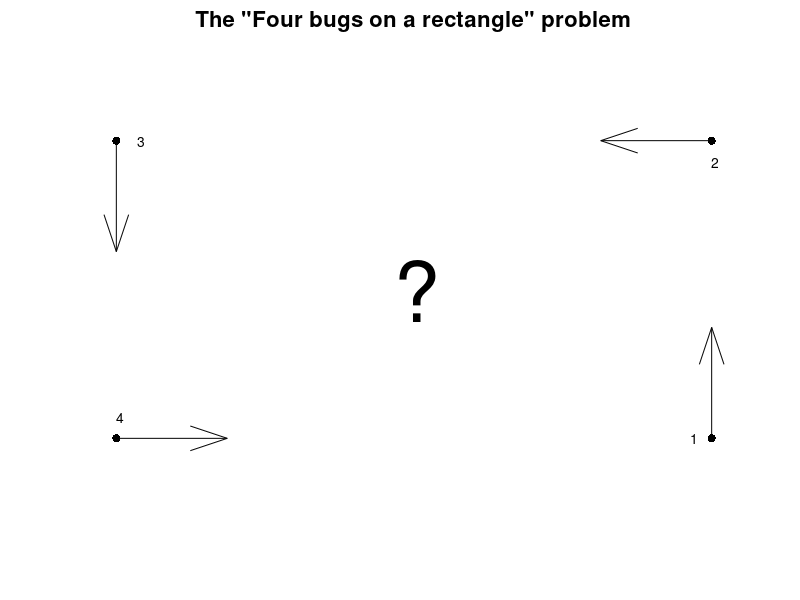

Write MATLAB code to recreate this figure. (Note: this script raises an error after producing the figure.)
%% Four bugs on a rectangle
% Hrothgar, 5th November 2013

%%
% (Chebfun example ode/FourBugs.m)
% [Tags: #nonlinearODE]

%%
% Problem: Four particles start at $t=0$ at the vertices of a
% $2\times1$ rectangle. Each one chases the particle to its
% left with speed 1. When does a collision occur?

format long, format compact
LW = 'linewidth'; FS = 'fontsize'; MS = 'markersize';

%% Introduction
% The above problem was posed by Trefethen [1] to students
% as a simple extension to a similar problem
% made famous by the great Martin Gardner in 1957, for whom the
% particles were instead bugs that begun on the corners of a square.

%%
% Here is a diagram of the rectangle version of the problem,
% which we will use Chebfun to solve. What paths
% will the bugs take, and when will they collide?
figure(1)
xx = [-1 1 1 -1];  yy = [-1 -1 1 1]/2;
uu = [1 0 -1 0];  vv = [0 1 0 -1];
quiver(xx, yy, uu, vv, 1/3, 'k-'), hold on
plot(xx, yy, 'k.', MS, 18), text(-.07,0,'?','FontSize',60)
text(.93,-.5,'1'); text(1,.43,'2'); text(-.93,.5,'3'); text(-1,-.43,'4');
axis tight, axis equal, axis off
title('The "Four bugs on a rectangle" problem', FS, 16)

%% The system of ODEs
% For notational and computational convenience, we will
% place the bugs on the corners of a $2\times1$ rectangle
% centered at the origin in the complex plane. By symmetry,
% bugs 1 and 3 will follow the same path rotated $180^{\circ}$,
% and so will 2 and 4. Thus the bugs will always form a
% parallelogram centered at the origin as they converge.

%%
% The system of ODEs that describes the motion of the bugs
% is derived as follows. We denote the position of bug $k$
% as $z_k$ and the lengths of the sides of the parallelogram
% they form as $\ell_1$ and $\ell_2$. We let $\theta$ denote the
% internal angle formed by $z_2$ and its neighbors and $\phi$
% the orientation of the system, equal to $\arg(z_2 - z_1)$.
% Now a system of ODEs governing the dance of the bugs
% may be written down [1]:
%%
% $$ \frac{\mathrm{d}z_1}{\mathrm{d}t} = \frac{z_2 - z_1}{|z_2 - z_1|}, \qquad
% \frac{\mathrm{d}z_2}{\mathrm{d}t} = \frac{- z_2 - z_1}{|z_2 + z_1|}, $$
%%
% $$ \ell_1 \mathrm{e}^{\mathrm{i}\phi} = z_2 - z_1, \qquad
% \ell_2 \mathrm{e}^{\mathrm{i}(\phi-\theta)} = z_1 + z_2. $$
%%
% However, it will be more convenient for us to work in an
% equivalent system in the variables $\ell_1, \ell_2, \phi, \theta$:
%%
% $$ \frac{\mathrm{d}\ell_1}{\mathrm{d}t} = -1 - \cos\theta, \qquad
% \frac{\mathrm{d}\ell_2}{\mathrm{d}t} = -1 + \cos\theta, $$
%%
% $$ \frac{\mathrm{d}\theta}{\mathrm{d}t} = \left( \frac{1}{\ell_1}
%     - \frac{1}{\ell_2} \right) \sin\theta, \qquad
% \frac{\mathrm{d}\phi}{\mathrm{d}t} = \frac{\sin\theta}{\ell_1}. $$

%%
% The question of when the bugs collide is ready to be answered.
% If we add the derivatives of the side lengths, we find
% that $\frac{\mathrm{d}\ell_1}{\mathrm{d}t} - \frac{\mathrm{d}\ell_2}{\mathrm{d}t} = -2$,
% indicating that the rate of change of the
% perimeter of the parallelogram (twice the above) is the constant $-4$.
% The perimeter begins as 6, so after exactly 1.5 time units the
% bugs should collide at the origin.

%%
% However, there is much more
% to this problem than just the final collision time!

%% Solution with Chebfun
% We can set up the bugs' dance as a system of ODEs in Chebfun
% to be solved with Chebfun's overload of ODE113:
interval = [-1.5, -.01]; % There is a singularity at t = 0.
opts = odeset('abstol', 5e-14, 'reltol', 5e-14);
fun = @(t, u) ... % u = [theta, phi, ell1, ell2]
      [ (1./u(3)-1./u(4)).*sin(u(1));
        sin(u(1))./u(3);
        -cos(u(1))-1;
        cos(u(1))-1 ];
initial_conds = [pi/2, pi/2, 1, 2];
u = chebfun.ode113(fun, interval, initial_conds, opts);

%%
% The variable `u` is now a 4-column quasimatrix containing
% the solution to the system of differential equations.
% With some simple transformations we can reconstruct the
% paths of the four bugs in the complex plane.
theta = u(:,1);  phi = u(:,2);  ell1 = u(:,3);  ell2 = u(:,4);
bugs      = ( ell2.*exp(1i*(phi-theta)) - ell1.*exp(1i*phi) )/2;
bugs(:,2) = ( ell2.*exp(1i*(phi-theta)) + ell1.*exp(1i*phi) )/2;
bugs(:,3) = -bugs(:,1);  bugs(:,4) = -bugs(:,2);  bugs(:,5) = bugs(:,1);

%%
% Here is a plot of their movement toward the origin.
figure(2)
plot(bugs, LW, 2), hold on
plot(xx, yy, 'k.', MS, 18), axis equal, axis off
title('The dance of four bugs on a rectangle', FS, 16)

%%
% As explained above, the bugs always form a parallelogram
% as they converge. What is less obvious is how the
% parallelogram transforms as the bugs near the origin.
% Here are some level sets of the bugs' approach.
figure(2), hold on
for t = linspace(-1.5, -.01, 7),
    plot(bugs(t,:), 'k.-', MS, 18)
end
title('The dance of four bugs on a rectangle, with level sets', FS, 16)

%%
% We can verify in Chebfun that the perimeter of
% the bugs' parallelogram decreases at a constant rate 4.
figure(3)
subplot(2,1,1)
    plot(ell1, 'r-', ell2, 'b-', LW, 2)
    legend('length of sides 1,3', 'length of sides 2,4')
    title('Parallelogram side lengths over time', FS, 16)
subplot(2,1,2)
    plot(2*diff(ell1 + ell2), 'k-', LW, 2)
    ylim([-7 0])
    title('Rate of change of parallelogram perimeter', FS, 16)

%% Computing critical times
% The exposition in [1] also includes discussion of critical times
% at which the bugs form special shapes. In particular,
% at each $t\in t_\mathrm{rect}$ the bugs form a rectangle, and
% at each $t\in t_\mathrm{rhomb}$ the bugs form a rhombus.
% (The bugs form these shapes infinitely many times,
% but after the first few steps of their dance, the spatial scale
% has shrunk so much that we cannot hope to compute exact
% time values on a computer using this method.)
% Here is one way to find the first two times in $t_\mathrm{rect}$
% using Chebfun. We can construct a chebfun to test the orthogonality
% of the parallelogram at any
% point in time. The roots of that function will then
% correspond to the times at which the bugs form a rectangle.
F_rect = chebfun(@(t) theta(t)-pi/2, interval);
t_rect_exact  = [-1.5; -0.148243863926]; % from Chapman et al. [1]
t_rect_est = roots(F_rect);              % Chebfun estimates
fprintf('{t_rect} exact (Chapman et al.):    %-2.16f    %-16.12f\n', t_rect_exact)
fprintf('{t_rect} estimated by Chebfun:      %-2.16f    %-16.16f\n', t_rect_est)

%%
% Our second computed answer agrees to every digit with the time given in [1],
% and there is a chance that Chebfun has does even better. (The tolerance of
% the ODE solver was set to 5e-14, so in fact we should expect that
% Chebfun has done one digit better.)

%%
% If we construct a similar chebfun to test the equality of the
% parallelogram's side lengths, then its roots will correspond to
% the times when the bugs form a rhombus.
F_rhomb = chebfun(@(t) sum(diff(abs(bugs(t,1:4) - bugs(t,2:5)))), ...
            interval, 'vectorize');
t_rhomb_exact = [-0.328190029216; -0.011365703053]; % from Chapman et al. [1]
t_rhomb_est = roots(F_rhomb);                       % Chebfun estimates
fprintf('{t_rhomb} exact (Chapman et al.):    %-19.12f    %-12.12f\n', t_rhomb_exact)
fprintf('{t_rhomb} estimated by Chebfun:      %-16.16f    %-16.16f\n', t_rhomb_est)

%%
% Again, Chebfun gives an answer correct to as many digits as are
% available.

%%
% Let us plot the special configurations. Notice how the aspect
% ratio gets more extreme with time: by $t\approx -0.0113$ as in
% the last plot, the aspect ratio is near $5\times 10^{-5}$ and
% the rhombus has been flattened to nearly one dimension.
figure(4)
tt = sort([t_rect_est, t_rhomb_est]);
subplot(2,2,1), hold on
    plot(bugs(tt(1),:), 'k.-', MS, 18)
    axis equal, zoom(1), axis off
    title(['rectangle, t = ' num2str(tt(1),10)], FS, 14)
subplot(2,2,2), hold on
    plot(bugs, 'interval', [-1.5 tt(3)], LW, 2)
    plot(bugs(tt(3),:), 'k.-', MS, 18)
    axis equal, zoom(1.8), axis off
    title(['rhombus, t = ' num2str(tt(3),10)], FS, 14)
subplot(2,2,3), hold on
    plot(bugs, 'interval', [-1.5 tt(2)], LW, 2)
    plot(bugs(tt(2),:), 'k.-', MS, 18)
    axis equal, zoom(6), axis off
    title(['rectangle, t = ' num2str(tt(2),10)], FS, 14)
subplot(2,2,4), hold on
    plot(bugs, 'interval', [-1.5 tt(4)], LW, 2)
    plot(bugs(tt(4),:), 'k.-', MS, 18)
    axis equal, zoom(60), axis off
    title(['rhombus, t = ' num2str(tt(4),10)], FS, 14)

%%
% References:
%
% [1] S. J. Chapman, James Lottes, and Lloyd N. Trefethen.
%     "Four bugs on a rectangle." Proceedings of the Royal Society A:
%     467, no. 2127 (2011): 881-896.